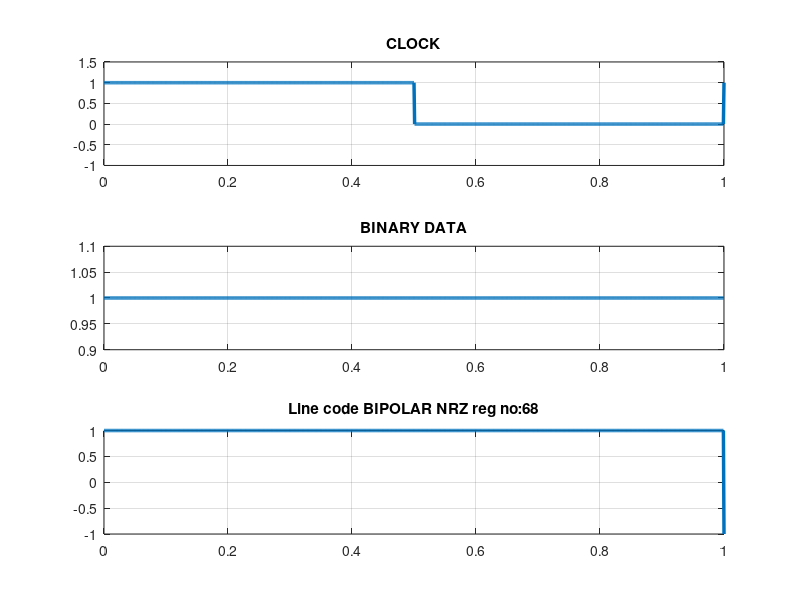

This chart was generated by the following MATLAB code:
b = input('Enter bit message');
l=length(b);
b(l+1)=1;
n = 1;
while n<length(b)
t=n-1:0.001:n;
y = t<=(n-0.5)+(t==n);
subplot(3,1,1);
d=plot(t,y);grid on;
title('CLOCK');
set(d,'LineWidth',2.5);
hold on;
axis([0 length(b)-1 -1 1.5]);
n=n+1;
end
n=1;
subplot(3,1,2);
while n<length(b)
t=n-1:0.001:n;
if b(n) == 0
if b(n+1)==0 
y=(t>n);
else
y=(t==n);
end
else
if b(n+1)==0
        y=(t<n);
    else
        y=(t<=n);
    end 
end
    
    d=plot(t,y);grid on;
    title('BINARY DATA');
    set(d,'LineWidth',2.5);
    hold on;
    n=n+1; 
end

n=1;
count=1;
parity=1;
subplot(3,1,3);
while n<length(b)
    t=n-1:0.001:n;
    if b(n) == 0
        if b(n+1)==0  
            y=(t>n);
       
        else
            y=parity*(t==n);
        end
    else
        if b(n+1)==0
            y=parity*(t<n);
        else
            y=parity*(t<n)-parity*(t==n);
        end 
    end
    if b(n)==1
        count = count+1;
    end
    if mod(count,2)
        parity = 1;
    else
        parity = -1;
    end
    d=plot(t,y);grid on;
    title('Line code BIPOLAR NRZ reg no:68');
    set(d,'LineWidth',2.5);
    hold on;
    n=n+1; 
end
